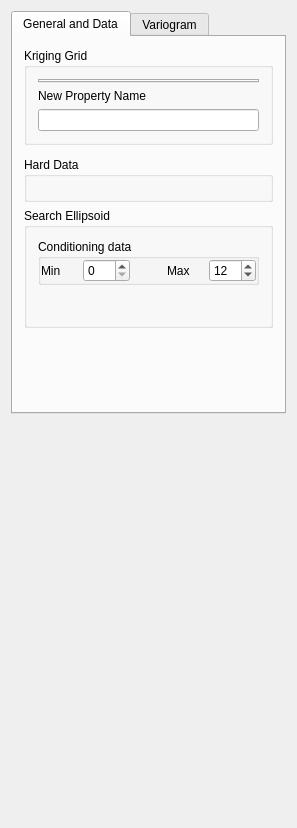
<?xml version="1.0" encoding="UTF-8"?>
<ui version="4.0">
 <class>Kriging_Parameters</class>
 <widget class="QWidget" name="Kriging_Parameters">
  <property name="geometry">
   <rect>
    <x>0</x>
    <y>0</y>
    <width>297</width>
    <height>828</height>
   </rect>
  </property>
  <property name="windowTitle">
   <string>Kriging Parameters</string>
  </property>
  <property name="AlgorithmCategory" stdset="0">
   <string>Estimation</string>
  </property>
  <property name="AlgorithmDescription" stdset="0">
   <string>SK, OK, KT and block kriging</string> 
  </property>
  <layout class="QVBoxLayout" name="verticalLayout_4">
   <item>
    <widget class="QTabWidget" name="tabWidget3">
     <property name="currentIndex">
      <number>0</number>
     </property>
     <widget class="QWidget" name="tab">
      <attribute name="title">
       <string>General and Data</string>
      </attribute>
      <layout class="QVBoxLayout" name="verticalLayout_3">
       <item>
        <widget class="QGroupBox" name="SimulationGrid">
         <property name="maximumSize">
          <size>
           <width>32767</width>
           <height>140</height>
          </size>
         </property>
         <property name="title">
          <string>Kriging Grid</string>
         </property>
         <layout class="QVBoxLayout" name="verticalLayout">
          <item>
           <widget class="GridSelector" name="Grid_Name">
            <property name="currentIndex">
             <number>1</number>
            </property>
           </widget>
          </item>
          <item>
           <widget class="QLabel" name="TextLabel2">
            <property name="text">
             <string>New Property Name</string>
            </property>
            <property name="wordWrap">
             <bool>false</bool>
            </property>
           </widget>
          </item>
          <item>
           <widget class="QLineEdit" name="Property_Name"/>
          </item>
         </layout>
        </widget>
       </item>
       <item>
        <widget class="KrigingTypeSelector" name="Kriging_Type"/>
       </item>
       <item>
        <widget class="QGroupBox" name="GroupBox3">
         <property name="title">
          <string>Hard Data</string>
         </property>
         <layout class="QHBoxLayout">
          <property name="spacing">
           <number>6</number>
          </property>
          <property name="margin">
           <number>11</number>
          </property>
          <item>
           <widget class="PropertySelector" name="Hard_Data"/>
          </item>
         </layout>
        </widget>
       </item>
       <item>
        <widget class="QGroupBox" name="GroupBox9">
         <property name="title">
          <string>Search Ellipsoid</string>
         </property>
         <layout class="QVBoxLayout" name="verticalLayout_2">
          <item>
           <widget class="QGroupBox" name="groupBox5">
            <property name="title">
             <string>Conditioning data</string>
            </property>
            <layout class="QGridLayout">
             <property name="margin">
              <number>0</number>
             </property>
             <item row="0" column="0">
              <layout class="QHBoxLayout">
               <property name="margin">
                <number>0</number>
               </property>
               <item>
                <widget class="QLabel" name="TextLabel2_2_2_2_3">
                 <property name="text">
                  <string>Min</string>
                 </property>
                 <property name="wordWrap">
                  <bool>false</bool>
                 </property>
                </widget>
               </item>
               <item>
                <widget class="QSpinBox" name="Min_Conditioning_Data">
                 <property name="minimum">
                  <number>0</number>
                 </property>
                 <property name="maximum">
                  <number>200</number>
                 </property>
                 <property name="value">
                  <number>0</number>
                 </property>
                </widget>
               </item>
               <item>
                <spacer>
                 <property name="orientation">
                  <enum>Qt::Vertical</enum>
                 </property>
                 <property name="sizeType">
                  <enum>QSizePolicy::Expanding</enum>
                 </property>
                 <property name="sizeHint" stdset="0">
                  <size>
                   <width>31</width>
                   <height>20</height>
                  </size>
                 </property>
                </spacer>
               </item>
               <item>
                <widget class="QLabel" name="TextLabel2_2_2_2_3_2">
                 <property name="text">
                  <string>Max</string>
                 </property>
                 <property name="wordWrap">
                  <bool>false</bool>
                 </property>
                </widget>
               </item>
               <item>
                <widget class="QSpinBox" name="Max_Conditioning_Data">
                 <property name="minimum">
                  <number>0</number>
                 </property>
                 <property name="maximum">
                  <number>200</number>
                 </property>
                 <property name="value">
                  <number>12</number>
                 </property>
                </widget>
               </item>
              </layout>
             </item>
            </layout>
           </widget>
          </item>
          <item>
           <widget class="EllipsoidInput" name="Search_Ellipsoid">
            <property name="title" stdset="0">
             <string/>
            </property>
           </widget>
          </item>
          <item>
           <widget class="AdvancedNeighborhoodInput" name="AdvancedSearch"/>
          </item>
          <item>
           <spacer name="spacer">
            <property name="orientation">
             <enum>Qt::Vertical</enum>
            </property>
            <property name="sizeType">
             <enum>QSizePolicy::Expanding</enum>
            </property>
            <property name="sizeHint" stdset="0">
             <size>
              <width>20</width>
              <height>17</height>
             </size>
            </property>
           </spacer>
          </item>
         </layout>
        </widget>
       </item>
       <item>
        <spacer>
         <property name="orientation">
          <enum>Qt::Vertical</enum>
         </property>
         <property name="sizeType">
          <enum>QSizePolicy::Expanding</enum>
         </property>
         <property name="sizeHint" stdset="0">
          <size>
           <width>20</width>
           <height>31</height>
          </size>
         </property>
        </spacer>
       </item>
      </layout>
     </widget>
     <widget class="QWidget" name="tab">
      <attribute name="title">
       <string>Variogram</string>
      </attribute>
      <layout class="QVBoxLayout">
       <property name="margin">
        <number>0</number>
       </property>
       <item>
        <widget class="QGroupBox" name="GroupBox11">
         <property name="title">
          <string>Variogram</string>
         </property>
         <layout class="QVBoxLayout">
          <property name="spacing">
           <number>6</number>
          </property>
          <property name="margin">
           <number>11</number>
          </property>
          <item>
           <widget class="VariogramInput" name="Variogram"/>
          </item>
         </layout>
        </widget>
       </item>
       <item>
        <spacer>
         <property name="orientation">
          <enum>Qt::Vertical</enum>
         </property>
         <property name="sizeType">
          <enum>QSizePolicy::Expanding</enum>
         </property>
         <property name="sizeHint" stdset="0">
          <size>
           <width>20</width>
           <height>131</height>
          </size>
         </property>
        </spacer>
       </item>
      </layout>
     </widget>
    </widget>
   </item>
   <item>
    <spacer>
     <property name="orientation">
      <enum>Qt::Vertical</enum>
     </property>
     <property name="sizeType">
      <enum>QSizePolicy::Expanding</enum>
     </property>
     <property name="sizeHint" stdset="0">
      <size>
       <width>20</width>
       <height>16</height>
      </size>
     </property>
    </spacer>
   </item>
  </layout>
 </widget>
 <layoutdefault spacing="6" margin="11"/>
 <pixmapfunction>qPixmapFromMimeSource</pixmapfunction>
 <customwidgets>
  <customwidget>
   <class>VariogramInput</class>
   <extends>QWidget</extends>
   <header>GsTLAppli/extra/qtplugins/variogram_input.h</header>
  </customwidget>
  <customwidget>
   <class>KrigingTypeSelector</class>
   <extends>QWidget</extends>
   <header>GsTLAppli/extra/qtplugins/kriging_type_selector.h</header>
  </customwidget>
  <customwidget>
   <class>EllipsoidInput</class>
   <extends>QWidget</extends>
   <header>GsTLAppli/extra/qtplugins/ellipsoid_input.h</header>
  </customwidget>
  <customwidget>
   <class>GridSelector</class>
   <extends>QTabWidget</extends>
   <header>GsTLAppli/extra/qtplugins/selectors.h</header>
  </customwidget>
  <customwidget>
   <class>AdvancedNeighborhoodInput</class>
   <extends>QWidget</extends>
   <header>GsTLAppli/extra/qtplugins/neighborhood_filter_input.h</header>
  </customwidget>
  <customwidget>
   <class>PropertySelector</class>
   <extends>QWidget</extends>
   <header>GsTLAppli/extra/qtplugins/selectors.h</header>
  </customwidget>
 </customwidgets>
 <includes>
  <include location="local">gridselector.h</include>
  <include location="local">krigingtypeselector.h</include>
  <include location="local">propertyselector.h</include>
  <include location="local">ellipsoidinput.h</include>
  <include location="local">gstl_table.h</include>
  <include location="local">gstl_table.h</include>
  <include location="local">variograminput.h</include>
 </includes>
 <resources/>
 <connections/>
</ui>
